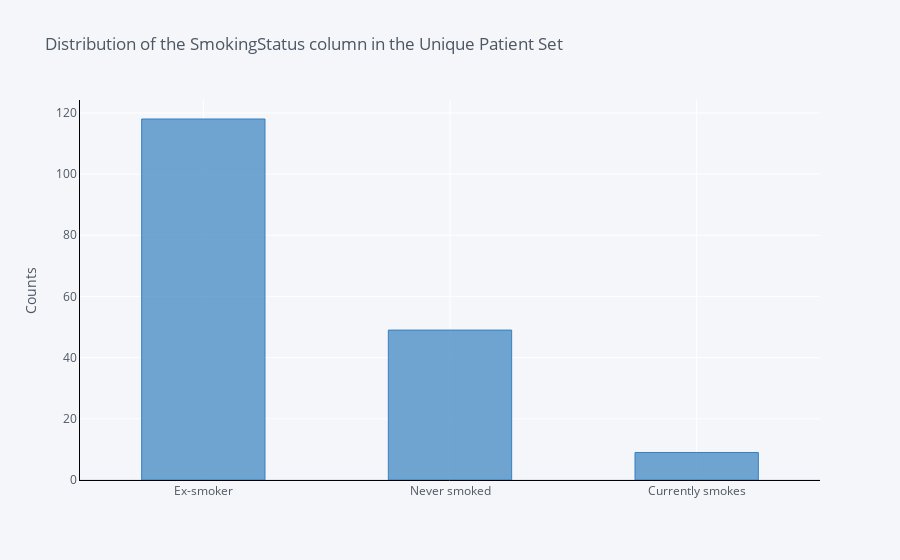

Write notebook code for a chart like this one.
### Code cell
patient_df['SmokingStatus'].value_counts()
patient_df['SmokingStatus'].value_counts().iplot(kind='bar',
                                              yTitle='Counts', 
                                              linecolor='black', 
                                              opacity=0.7,
                                              color='blue',
                                              theme='pearl',
                                              bargap=0.5,
                                              gridcolor='white',
                                              title='Distribution of the SmokingStatus column in the Unique Patient Set')

### Figure 1 — Plotly figure (JSON) as saved in the notebook; plotly's stock layout.template omitted (floating-point values rounded to 4 significant figures)
{"data": [{"marker": {"color": "rgba(55, 128, 191, 0.7)", "line": {"color": "rgba(55, 128, 191, 1.0)", "width": 1}}, "name": "count", "orientation": "v", "text": "", "x": ["Ex-smoker", "Never smoked", "Currently smokes"], "y": [118, 49, 9], "type": "bar"}], "layout": {"bargap": 0.5, "legend": {"bgcolor": "#F5F6F9", "font": {"color": "#4D5663"}}, "paper_bgcolor": "#F5F6F9", "plot_bgcolor": "#F5F6F9", "title": {"font": {"color": "#4D5663"}, "text": "Distribution of the SmokingStatus column in the Unique Patient Set"}, "xaxis": {"gridcolor": "white", "linecolor": "black", "showgrid": true, "tickfont": {"color": "#4D5663"}, "title": {"font": {"color": "#4D5663"}, "text": ""}, "zerolinecolor": "#E1E5ED"}, "yaxis": {"gridcolor": "white", "linecolor": "black", "showgrid": true, "tickfont": {"color": "#4D5663"}, "title": {"font": {"color": "#4D5663"}, "text": "Counts"}, "zerolinecolor": "#E1E5ED"}}}
